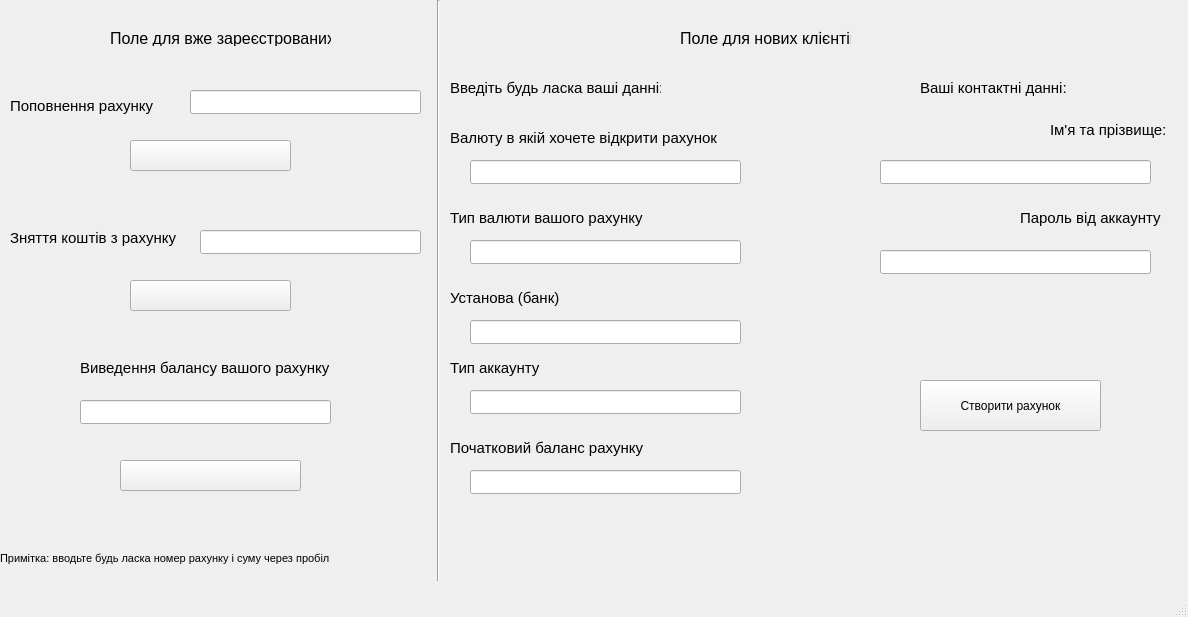
<?xml version="1.0" encoding="UTF-8"?>
<ui version="4.0">
 <class>MainWindow</class>
 <widget class="QMainWindow" name="MainWindow">
  <property name="geometry">
   <rect>
    <x>0</x>
    <y>0</y>
    <width>1188</width>
    <height>617</height>
   </rect>
  </property>
  <property name="windowTitle">
   <string>MainWindow</string>
  </property>
  <widget class="QWidget" name="centralwidget">
   <widget class="Line" name="line">
    <property name="geometry">
     <rect>
      <x>430</x>
      <y>0</y>
      <width>16</width>
      <height>581</height>
     </rect>
    </property>
    <property name="orientation">
     <enum>Qt::Vertical</enum>
    </property>
   </widget>
   <widget class="QLabel" name="label">
    <property name="geometry">
     <rect>
      <x>680</x>
      <y>30</y>
      <width>171</width>
      <height>16</height>
     </rect>
    </property>
    <property name="font">
     <font>
      <pointsize>12</pointsize>
     </font>
    </property>
    <property name="text">
     <string>Поле для нових клієнтів </string>
    </property>
   </widget>
   <widget class="QLabel" name="label_2">
    <property name="geometry">
     <rect>
      <x>110</x>
      <y>30</y>
      <width>221</width>
      <height>16</height>
     </rect>
    </property>
    <property name="font">
     <font>
      <pointsize>12</pointsize>
     </font>
    </property>
    <property name="text">
     <string>Поле для вже зареєстрованих</string>
    </property>
   </widget>
   <widget class="QLabel" name="label_3">
    <property name="geometry">
     <rect>
      <x>10</x>
      <y>90</y>
      <width>151</width>
      <height>31</height>
     </rect>
    </property>
    <property name="font">
     <font>
      <pointsize>11</pointsize>
     </font>
    </property>
    <property name="text">
     <string>Поповнення рахунку</string>
    </property>
   </widget>
   <widget class="QLineEdit" name="lineEdit_refill">
    <property name="geometry">
     <rect>
      <x>190</x>
      <y>90</y>
      <width>231</width>
      <height>24</height>
     </rect>
    </property>
   </widget>
   <widget class="QPushButton" name="pushButton">
    <property name="geometry">
     <rect>
      <x>130</x>
      <y>140</y>
      <width>161</width>
      <height>31</height>
     </rect>
    </property>
    <property name="text">
     <string/>
    </property>
   </widget>
   <widget class="QLabel" name="label_4">
    <property name="geometry">
     <rect>
      <x>10</x>
      <y>230</y>
      <width>171</width>
      <height>16</height>
     </rect>
    </property>
    <property name="font">
     <font>
      <pointsize>11</pointsize>
     </font>
    </property>
    <property name="text">
     <string>Зняття коштів з рахунку</string>
    </property>
   </widget>
   <widget class="QLineEdit" name="lineEdit_draw">
    <property name="geometry">
     <rect>
      <x>200</x>
      <y>230</y>
      <width>221</width>
      <height>24</height>
     </rect>
    </property>
   </widget>
   <widget class="QPushButton" name="pushButton_2">
    <property name="geometry">
     <rect>
      <x>130</x>
      <y>280</y>
      <width>161</width>
      <height>31</height>
     </rect>
    </property>
    <property name="text">
     <string/>
    </property>
   </widget>
   <widget class="QLabel" name="label_5">
    <property name="geometry">
     <rect>
      <x>80</x>
      <y>360</y>
      <width>251</width>
      <height>16</height>
     </rect>
    </property>
    <property name="font">
     <font>
      <pointsize>11</pointsize>
     </font>
    </property>
    <property name="text">
     <string>Виведення балансу вашого рахунку</string>
    </property>
   </widget>
   <widget class="QLineEdit" name="lineEdit_balance">
    <property name="geometry">
     <rect>
      <x>80</x>
      <y>400</y>
      <width>251</width>
      <height>24</height>
     </rect>
    </property>
   </widget>
   <widget class="QPushButton" name="pushButton_5">
    <property name="geometry">
     <rect>
      <x>120</x>
      <y>460</y>
      <width>181</width>
      <height>31</height>
     </rect>
    </property>
    <property name="text">
     <string/>
    </property>
   </widget>
   <widget class="QLabel" name="label_6">
    <property name="geometry">
     <rect>
      <x>0</x>
      <y>550</y>
      <width>351</width>
      <height>16</height>
     </rect>
    </property>
    <property name="font">
     <font>
      <pointsize>8</pointsize>
     </font>
    </property>
    <property name="text">
     <string>Примітка: вводьте будь ласка номер рахунку і суму через пробіл</string>
    </property>
   </widget>
   <widget class="QLabel" name="label_7">
    <property name="geometry">
     <rect>
      <x>450</x>
      <y>80</y>
      <width>211</width>
      <height>16</height>
     </rect>
    </property>
    <property name="font">
     <font>
      <pointsize>11</pointsize>
     </font>
    </property>
    <property name="text">
     <string>Введіть будь ласка ваші данні:</string>
    </property>
   </widget>
   <widget class="QLabel" name="label_8">
    <property name="geometry">
     <rect>
      <x>450</x>
      <y>130</y>
      <width>271</width>
      <height>16</height>
     </rect>
    </property>
    <property name="font">
     <font>
      <pointsize>11</pointsize>
     </font>
    </property>
    <property name="text">
     <string>Валюту в якій хочете відкрити рахунок</string>
    </property>
   </widget>
   <widget class="QLineEdit" name="lineEdit_currency">
    <property name="geometry">
     <rect>
      <x>470</x>
      <y>160</y>
      <width>271</width>
      <height>24</height>
     </rect>
    </property>
   </widget>
   <widget class="QLabel" name="label_9">
    <property name="geometry">
     <rect>
      <x>450</x>
      <y>210</y>
      <width>201</width>
      <height>16</height>
     </rect>
    </property>
    <property name="font">
     <font>
      <pointsize>11</pointsize>
     </font>
    </property>
    <property name="text">
     <string>Тип валюти вашого рахунку</string>
    </property>
   </widget>
   <widget class="QLineEdit" name="lineEdit_fund">
    <property name="geometry">
     <rect>
      <x>470</x>
      <y>240</y>
      <width>271</width>
      <height>24</height>
     </rect>
    </property>
   </widget>
   <widget class="QLabel" name="label_10">
    <property name="geometry">
     <rect>
      <x>450</x>
      <y>290</y>
      <width>131</width>
      <height>16</height>
     </rect>
    </property>
    <property name="font">
     <font>
      <pointsize>11</pointsize>
     </font>
    </property>
    <property name="text">
     <string>Установа (банк)</string>
    </property>
   </widget>
   <widget class="QLineEdit" name="lineEdit_institution">
    <property name="geometry">
     <rect>
      <x>470</x>
      <y>320</y>
      <width>271</width>
      <height>24</height>
     </rect>
    </property>
   </widget>
   <widget class="QLabel" name="label_11">
    <property name="geometry">
     <rect>
      <x>450</x>
      <y>360</y>
      <width>101</width>
      <height>16</height>
     </rect>
    </property>
    <property name="font">
     <font>
      <pointsize>11</pointsize>
     </font>
    </property>
    <property name="text">
     <string>Тип аккаунту </string>
    </property>
   </widget>
   <widget class="QLineEdit" name="lineEdit_accounttype">
    <property name="geometry">
     <rect>
      <x>470</x>
      <y>390</y>
      <width>271</width>
      <height>24</height>
     </rect>
    </property>
   </widget>
   <widget class="QLabel" name="label_12">
    <property name="geometry">
     <rect>
      <x>450</x>
      <y>440</y>
      <width>201</width>
      <height>16</height>
     </rect>
    </property>
    <property name="font">
     <font>
      <pointsize>11</pointsize>
     </font>
    </property>
    <property name="text">
     <string>Початковий баланс рахунку</string>
    </property>
   </widget>
   <widget class="QLineEdit" name="lineEdit_balance_2">
    <property name="geometry">
     <rect>
      <x>470</x>
      <y>470</y>
      <width>271</width>
      <height>24</height>
     </rect>
    </property>
   </widget>
   <widget class="QLabel" name="label_13">
    <property name="geometry">
     <rect>
      <x>920</x>
      <y>80</y>
      <width>161</width>
      <height>16</height>
     </rect>
    </property>
    <property name="font">
     <font>
      <pointsize>11</pointsize>
     </font>
    </property>
    <property name="text">
     <string>Ваші контактні данні:</string>
    </property>
   </widget>
   <widget class="QLabel" name="label_14">
    <property name="geometry">
     <rect>
      <x>1050</x>
      <y>120</y>
      <width>121</width>
      <height>20</height>
     </rect>
    </property>
    <property name="font">
     <font>
      <pointsize>11</pointsize>
     </font>
    </property>
    <property name="text">
     <string>Ім'я та прізвище:</string>
    </property>
   </widget>
   <widget class="QLineEdit" name="lineEdit_owner">
    <property name="geometry">
     <rect>
      <x>880</x>
      <y>160</y>
      <width>271</width>
      <height>24</height>
     </rect>
    </property>
   </widget>
   <widget class="QLabel" name="label_15">
    <property name="geometry">
     <rect>
      <x>1020</x>
      <y>210</y>
      <width>151</width>
      <height>16</height>
     </rect>
    </property>
    <property name="font">
     <font>
      <pointsize>11</pointsize>
     </font>
    </property>
    <property name="text">
     <string>Пароль від аккаунту</string>
    </property>
   </widget>
   <widget class="QLineEdit" name="lineEdit_password">
    <property name="geometry">
     <rect>
      <x>880</x>
      <y>250</y>
      <width>271</width>
      <height>24</height>
     </rect>
    </property>
   </widget>
   <widget class="QPushButton" name="pushButton_3">
    <property name="geometry">
     <rect>
      <x>920</x>
      <y>380</y>
      <width>181</width>
      <height>51</height>
     </rect>
    </property>
    <property name="text">
     <string>Створити рахунок</string>
    </property>
   </widget>
  </widget>
  <widget class="QMenuBar" name="menubar">
   <property name="geometry">
    <rect>
     <x>0</x>
     <y>0</y>
     <width>1188</width>
     <height>21</height>
    </rect>
   </property>
  </widget>
  <widget class="QStatusBar" name="statusbar"/>
 </widget>
 <resources/>
 <connections/>
</ui>
